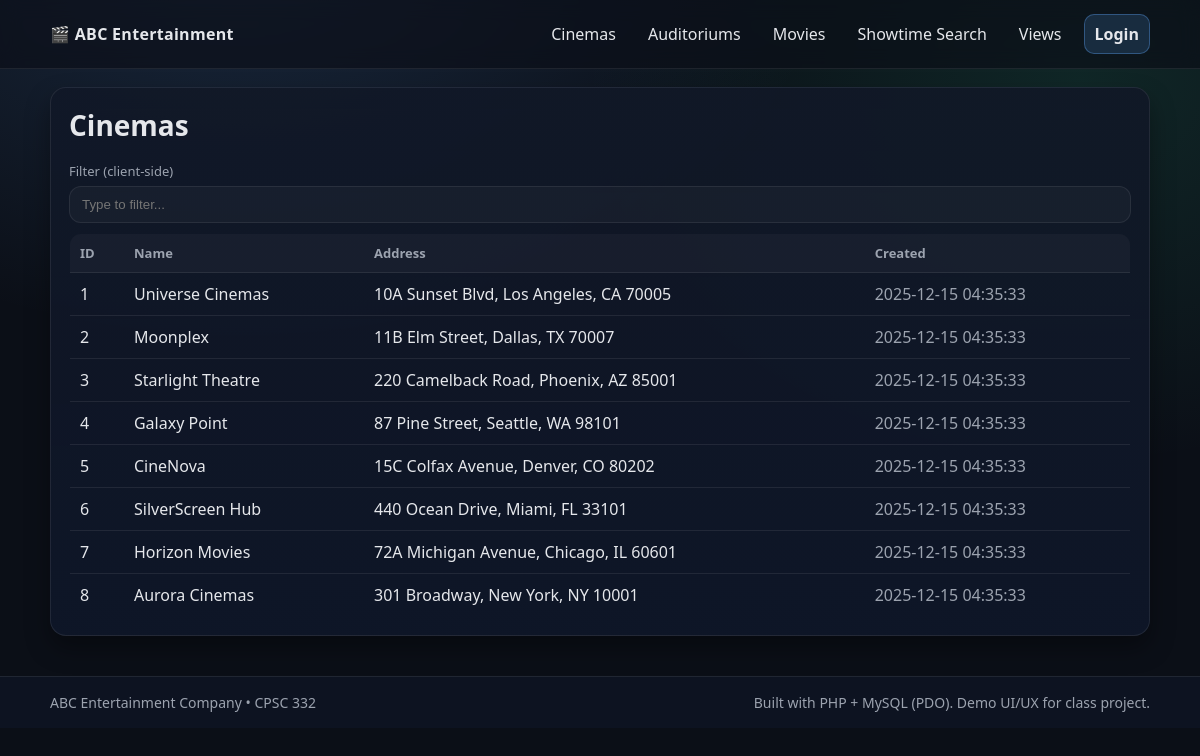
Screenshot of /cinemas.php with the database file from the repository.
### tables this page shows
CREATE TABLE CINEMA (
    Cinema_Id       INT,
    Name            VARCHAR(100) NOT NULL,
    Street_no       VARCHAR(10),
    Street_name     VARCHAR(50),
    City            VARCHAR(50),
    State           VARCHAR(50),
    ZIP_code        VARCHAR(10),
    Creation_Time TIMESTAMP NOT NULL DEFAULT CURRENT_TIMESTAMP,
    CONSTRAINT pk_cinema 
        PRIMARY KEY (Cinema_Id)
);

### util.php (called while the page is built, shortened)
<?php
function h(?string $s): string { return htmlspecialchars($s ?? '', ENT_QUOTES, 'UTF-8'); }

### cinemas.php (the view, shortened to what this page needs)
<?php
$pdo = require __DIR__ . '/db.php';
require __DIR__ . '/partials/header.php';
$rows = $pdo->query("SELECT Cinema_Id, Name, Street_no, Street_name, City, State, ZIP_code, Creation_Time FROM CINEMA ORDER BY Cinema_Id")->fetchAll();
?>
<div class="card">
  <h1 class="h1">Cinemas</h1>
  <div class="row" style="margin-top:8px;">
    <div class="field" style="flex:1">
      <label>Filter (client-side)</label>
      <input data-table-filter="cinemaTable" placeholder="Type to filter...">
    </div>
  </div>
  <table class="table" id="cinemaTable">
    <thead>
      <tr>
        <th>ID</th><th>Name</th><th>Address</th><th>Created</th>
      </tr>
    </thead>
    <tbody>
      <?php foreach ($rows as $r): ?>
        <tr>
          <td><?= (int)$r['Cinema_Id'] ?></td>
          <td><?= h($r['Name']) ?></td>
          <td><?= h($r['Street_no'].' '.$r['Street_name'].', '.$r['City'].', '.$r['State'].' '.$r['ZIP_code']) ?></td>
          <td class="muted"><?= h($r['Creation_Time']) ?></td>
        </tr>
      <?php endforeach; ?>
    </tbody>
  </table>
</div>
<?php require __DIR__ . '/partials/footer.php'; ?>

### style.css (style rules this page uses)
:root { --bg:#0b0f17; --panel:#111827; --panel2:#0f172a; --text:#e5e7eb; --muted:#9ca3af; --brand:#60a5fa; --ok:#34d399; --warn:#fbbf24; --bad:#fb7185; --line: rgba(255,255,255,.08); --shadow: 0 12px 24px rgba(0,0,0,.35); --radius: 16px; --radius2: 12px; --font: ui-sans-serif, system-ui, -apple-system, Segoe UI, Roboto, Helvetica, Arial, "Apple Color Emoji","Segoe UI Emoji"; }
* { box-sizing:border-box; }
html,body { height:100%; }
body { margin:0; background: radial-gradient(1000px 700px at 20% -10%, rgba(96,165,250,.18), transparent 60%), radial-gradient(900px 700px at 90% 10%, rgba(52,211,153,.12), transparent 55%), var(--bg); color:var(--text); font-family:var(--font); }
.muted { color:var(--muted); }
.card { background: linear-gradient(180deg, rgba(17,24,39,.9), rgba(15,23,42,.85)); border: 1px solid var(--line); border-radius: var(--radius); box-shadow: var(--shadow); padding: 18px; }
.h1 { font-size: 28px; margin:0 0 6px; }
.field { display:flex; flex-direction:column; gap:6px; margin: 10px 0; }
label { font-size: 13px; color: var(--muted); }
input, select, textarea { border-radius: 12px; border:1px solid var(--line); background: rgba(255,255,255,.03); color: var(--text); padding: 10px 12px; outline:none; }
.row { display:flex; gap:12px; flex-wrap:wrap; align-items:end; }
.row > .field { flex: 1 1 240px; }
.table { width:100%; border-collapse: collapse; overflow:hidden; border-radius: var(--radius2); border:1px solid var(--line); }
.table th, .table td { text-align:left; padding: 10px 10px; border-bottom: 1px solid var(--line); vertical-align: top; }
.table th { color: var(--muted); font-weight:700; font-size: 13px; background: rgba(255,255,255,.03); }

### rows the page displays
cinema: Cinema_Id "1", Name "Universe Cinemas", Street_no+Street_name+City "10A Sunset Blvd, Los Angeles, CA 70005", Creation_Time "2025-12-15 04:35:33"
cinema: Cinema_Id "2", Name "Moonplex", Street_no+Street_name+City "11B Elm Street, Dallas, TX 70007", Creation_Time "2025-12-15 04:35:33"
cinema: Cinema_Id "3", Name "Starlight Theatre", Street_no+Street_name+City "220 Camelback Road, Phoenix, AZ 85001", Creation_Time "2025-12-15 04:35:33"
cinema: Cinema_Id "4", Name "Galaxy Point", Street_no+Street_name+City "87 Pine Street, Seattle, WA 98101", Creation_Time "2025-12-15 04:35:33"
cinema: Cinema_Id "5", Name "CineNova", Street_no+Street_name+City "15C Colfax Avenue, Denver, CO 80202", Creation_Time "2025-12-15 04:35:33"
cinema: Cinema_Id "6", Name "SilverScreen Hub", Street_no+Street_name+City "440 Ocean Drive, Miami, FL 33101", Creation_Time "2025-12-15 04:35:33"
cinema: Cinema_Id "7", Name "Horizon Movies", Street_no+Street_name+City "72A Michigan Avenue, Chicago, IL 60601", Creation_Time "2025-12-15 04:35:33"
cinema: Cinema_Id "8", Name "Aurora Cinemas", Street_no+Street_name+City "301 Broadway, New York, NY 10001", Creation_Time "2025-12-15 04:35:33"
